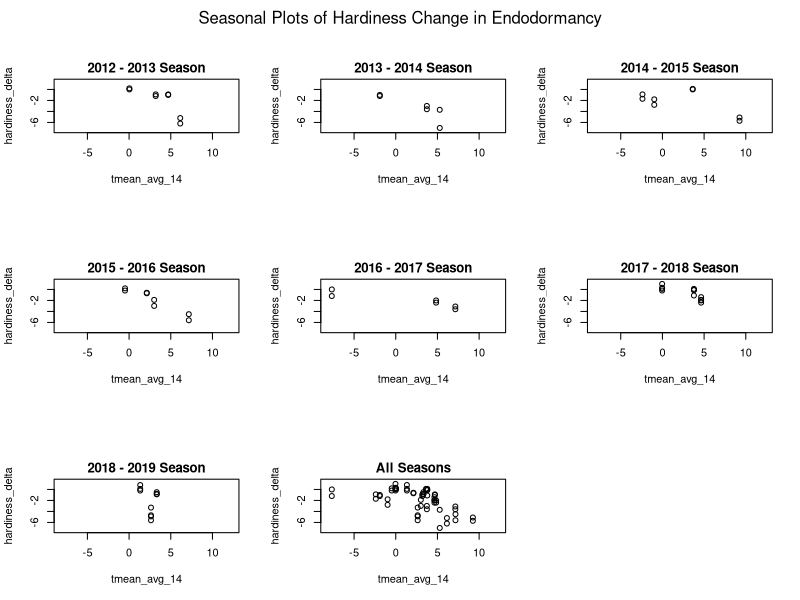

Source code (R):
# Started Feburary 4, 2022

# Creating hardiness simulation data to validate that
# stan model is correctly estimating parameters.

# setting wd to ./bayesian to adhere to analogue to ML wd
setwd("c:/users/adamf/onedrive/documents/code/hardiness/bayesian")

hardiness <- read.csv("../data/model_train.csv")

# changing datetime to be the correct type
hardiness$datetime = as.Date(hardiness$datetime, format = "%Y-%m-%d")

sb <- hardiness[hardiness$variety == "Sauvignon blanc", ]
sb_oe <- sb[sb$site == "Oliver, east", ]

# filter for ecodormancy and endodormancy based on the
# boundary set by Fergusen et al.
# their relationship with temperature should be opposite
sb_endo <- sb_oe[sb_oe$DD_sum >= -300, ]

ylim_min <- min(na.omit(sb_endo$hardiness_delta)) - 0.5
ylim_max <- max(na.omit(sb_endo$hardiness_delta)) + 0.5
xlim_min <- min(na.omit(sb_endo$tmean_avg_14)) - 0.5
xlim_max <- max(na.omit(sb_endo$tmean_avg_14)) + 0.5


par(mfrow = c(3, 3), mar = c(5.1, 4.1, 6, 2.1))

# plot to show endodormancy vs tmean
for (season in unique(hardiness$season)) {
    years_list <- unique(format(sb[sb$season == season,]$datetime, "%Y"))
    year0 <- years_list[1]
    year1 <- years_list[2]

    plot(hardiness_delta ~ tmean_avg_14,
    data = sb_endo[sb_endo$season == season, ],
    ylim = c(ylim_min, ylim_max), xlim = c(xlim_min, xlim_max))

    title(main = paste(year0, "-", year1, "Season"), line = 0.5)
}

plot(hardiness_delta ~ tmean_avg_14, data = sb_endo,
ylim = c(ylim_min, ylim_max), xlim = c(xlim_min, xlim_max))

title(main = "All Seasons", line = 0.5)

mtext("Seasonal Plots of Hardiness Change in Endodormancy",
side = 3, line = -2, outer = TRUE)
